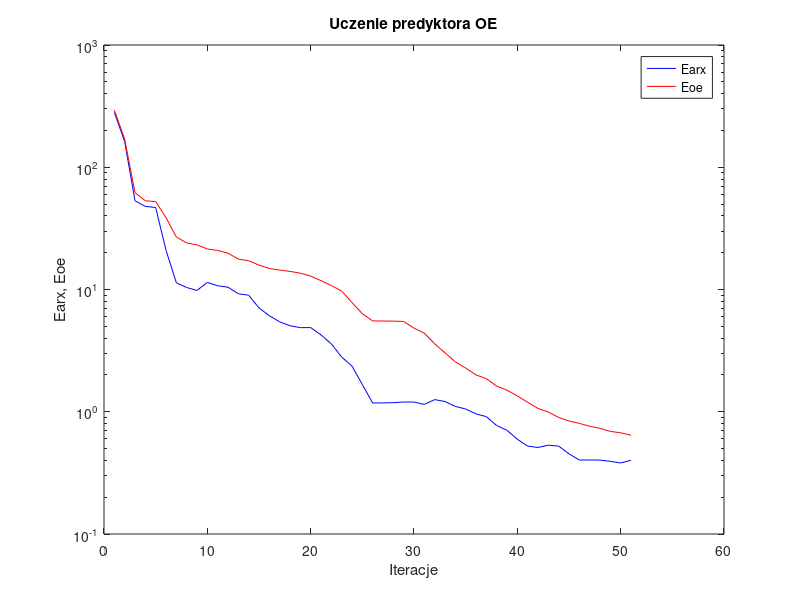
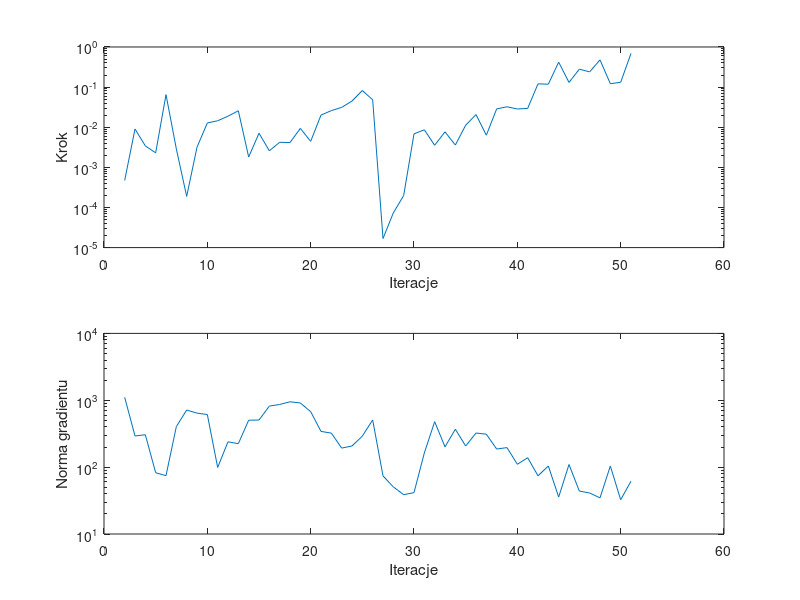

Write the MATLAB code that produced these figures, in order.
%uczenie predyktora oe
clear all;
n=0; farx(n+1)=2.803026e+002; foe(n+1)=2.930230e+002; wspucz(n+1)=0.000000e+000; ng(n+1)=0.000000e+000;
%odnowa zmiennej metryki
n=1; farx(n+1)=1.621412e+002; foe(n+1)=1.697899e+002; krok(n+1)=4.723236e-004; ng(n+1)=1.106881e+003;
n=2; farx(n+1)=5.315860e+001; foe(n+1)=6.186659e+001; krok(n+1)=9.030079e-003; ng(n+1)=2.923108e+002;
n=3; farx(n+1)=4.782129e+001; foe(n+1)=5.318465e+001; krok(n+1)=3.426502e-003; ng(n+1)=3.050006e+002;
n=4; farx(n+1)=4.686851e+001; foe(n+1)=5.235112e+001; krok(n+1)=2.298967e-003; ng(n+1)=8.250174e+001;
n=5; farx(n+1)=2.094410e+001; foe(n+1)=3.874975e+001; krok(n+1)=6.482479e-002; ng(n+1)=7.457743e+001;
n=6; farx(n+1)=1.136265e+001; foe(n+1)=2.688179e+001; krok(n+1)=2.883948e-003; ng(n+1)=4.041990e+002;
n=7; farx(n+1)=1.038412e+001; foe(n+1)=2.403565e+001; krok(n+1)=1.888305e-004; ng(n+1)=7.143463e+002;
n=8; farx(n+1)=9.830553e+000; foe(n+1)=2.317698e+001; krok(n+1)=3.176507e-003; ng(n+1)=6.422943e+002;
n=9; farx(n+1)=1.142755e+001; foe(n+1)=2.145125e+001; krok(n+1)=1.278106e-002; ng(n+1)=6.113839e+002;
n=10; farx(n+1)=1.073670e+001; foe(n+1)=2.087795e+001; krok(n+1)=1.448480e-002; ng(n+1)=9.887187e+001;
n=11; farx(n+1)=1.043784e+001; foe(n+1)=1.982453e+001; krok(n+1)=1.885691e-002; ng(n+1)=2.392702e+002;
n=12; farx(n+1)=9.228207e+000; foe(n+1)=1.773347e+001; krok(n+1)=2.570124e-002; ng(n+1)=2.243074e+002;
n=13; farx(n+1)=8.983303e+000; foe(n+1)=1.718636e+001; krok(n+1)=1.810600e-003; ng(n+1)=5.032037e+002;
n=14; farx(n+1)=7.066922e+000; foe(n+1)=1.584063e+001; krok(n+1)=7.088910e-003; ng(n+1)=5.061186e+002;
n=15; farx(n+1)=6.111200e+000; foe(n+1)=1.486932e+001; krok(n+1)=2.586841e-003; ng(n+1)=8.180924e+002;
n=16; farx(n+1)=5.431934e+000; foe(n+1)=1.440093e+001; krok(n+1)=4.210497e-003; ng(n+1)=8.654726e+002;
n=17; farx(n+1)=5.050763e+000; foe(n+1)=1.406862e+001; krok(n+1)=4.150488e-003; ng(n+1)=9.489060e+002;
n=18; farx(n+1)=4.874553e+000; foe(n+1)=1.359787e+001; krok(n+1)=9.358895e-003; ng(n+1)=9.112122e+002;
n=19; farx(n+1)=4.880675e+000; foe(n+1)=1.288160e+001; krok(n+1)=4.445667e-003; ng(n+1)=6.757901e+002;
n=20; farx(n+1)=4.252272e+000; foe(n+1)=1.180806e+001; krok(n+1)=2.008299e-002; ng(n+1)=3.420924e+002;
n=21; farx(n+1)=3.591861e+000; foe(n+1)=1.076465e+001; krok(n+1)=2.592196e-002; ng(n+1)=3.226669e+002;
n=22; farx(n+1)=2.801480e+000; foe(n+1)=9.720995e+000; krok(n+1)=3.123706e-002; ng(n+1)=1.926564e+002;
n=23; farx(n+1)=2.363804e+000; foe(n+1)=7.814305e+000; krok(n+1)=4.486659e-002; ng(n+1)=2.071379e+002;
n=24; farx(n+1)=1.668603e+000; foe(n+1)=6.339297e+000; krok(n+1)=8.219922e-002; ng(n+1)=2.908337e+002;
n=25; farx(n+1)=1.178750e+000; foe(n+1)=5.534038e+000; krok(n+1)=4.828142e-002; ng(n+1)=5.082053e+002;
%odnowa zmiennej metryki
n=26; farx(n+1)=1.180979e+000; foe(n+1)=5.525205e+000; krok(n+1)=1.684728e-005; ng(n+1)=7.390600e+001;
n=27; farx(n+1)=1.186863e+000; foe(n+1)=5.511986e+000; krok(n+1)=7.332789e-005; ng(n+1)=5.067927e+001;
n=28; farx(n+1)=1.201697e+000; foe(n+1)=5.478896e+000; krok(n+1)=1.984325e-004; ng(n+1)=3.874273e+001;
n=29; farx(n+1)=1.200989e+000; foe(n+1)=4.828563e+000; krok(n+1)=6.832794e-003; ng(n+1)=4.158629e+001;
n=30; farx(n+1)=1.148076e+000; foe(n+1)=4.393628e+000; krok(n+1)=8.625805e-003; ng(n+1)=1.630015e+002;
n=31; farx(n+1)=1.257288e+000; foe(n+1)=3.595306e+000; krok(n+1)=3.550402e-003; ng(n+1)=4.782461e+002;
n=32; farx(n+1)=1.212838e+000; foe(n+1)=3.033338e+000; krok(n+1)=7.662549e-003; ng(n+1)=2.010611e+002;
n=33; farx(n+1)=1.106369e+000; foe(n+1)=2.560675e+000; krok(n+1)=3.595838e-003; ng(n+1)=3.689264e+002;
n=34; farx(n+1)=1.052697e+000; foe(n+1)=2.278193e+000; krok(n+1)=1.121665e-002; ng(n+1)=2.070393e+002;
n=35; farx(n+1)=9.609861e-001; foe(n+1)=2.001333e+000; krok(n+1)=2.067140e-002; ng(n+1)=3.236108e+002;
n=36; farx(n+1)=9.122024e-001; foe(n+1)=1.864432e+000; krok(n+1)=6.324208e-003; ng(n+1)=3.108375e+002;
n=37; farx(n+1)=7.716202e-001; foe(n+1)=1.619897e+000; krok(n+1)=2.865057e-002; ng(n+1)=1.865374e+002;
n=38; farx(n+1)=7.054969e-001; foe(n+1)=1.501126e+000; krok(n+1)=3.234070e-002; ng(n+1)=1.959003e+002;
n=39; farx(n+1)=5.955619e-001; foe(n+1)=1.348493e+000; krok(n+1)=2.847603e-002; ng(n+1)=1.103119e+002;
n=40; farx(n+1)=5.235735e-001; foe(n+1)=1.194557e+000; krok(n+1)=2.946581e-002; ng(n+1)=1.383734e+002;
n=41; farx(n+1)=5.104881e-001; foe(n+1)=1.064762e+000; krok(n+1)=1.204927e-001; ng(n+1)=7.418152e+001;
n=42; farx(n+1)=5.325090e-001; foe(n+1)=9.950734e-001; krok(n+1)=1.181740e-001; ng(n+1)=1.039873e+002;
n=43; farx(n+1)=5.238416e-001; foe(n+1)=8.979234e-001; krok(n+1)=4.187571e-001; ng(n+1)=3.567158e+001;
n=44; farx(n+1)=4.525368e-001; foe(n+1)=8.397044e-001; krok(n+1)=1.307960e-001; ng(n+1)=1.095242e+002;
n=45; farx(n+1)=4.028926e-001; foe(n+1)=8.038638e-001; krok(n+1)=2.800362e-001; ng(n+1)=4.383985e+001;
n=46; farx(n+1)=4.032531e-001; foe(n+1)=7.606484e-001; krok(n+1)=2.393567e-001; ng(n+1)=4.105857e+001;
n=47; farx(n+1)=4.022409e-001; foe(n+1)=7.320695e-001; krok(n+1)=4.770341e-001; ng(n+1)=3.471483e+001;
n=48; farx(n+1)=3.927768e-001; foe(n+1)=6.906949e-001; krok(n+1)=1.214664e-001; ng(n+1)=1.038023e+002;
n=49; farx(n+1)=3.809147e-001; foe(n+1)=6.731334e-001; krok(n+1)=1.317940e-001; ng(n+1)=3.254142e+001;
n=50; farx(n+1)=4.011011e-001; foe(n+1)=6.424719e-001; krok(n+1)=6.899614e-001; ng(n+1)=6.160454e+001;

figure; semilogy(farx,'b'); hold on; semilogy(foe,'r'); xlabel('Iteracje'); ylabel('Earx, Eoe'); legend('Earx','Eoe'); title('Uczenie predyktora OE');
figure; subplot(2,1,1); semilogy(krok); xlabel('Iteracje'); ylabel('Krok');
subplot(2,1,2); semilogy(ng); xlabel('Iteracje'); ylabel('Norma gradientu');
Earx=farx(n+1)
Eoe=foe(n+1)
